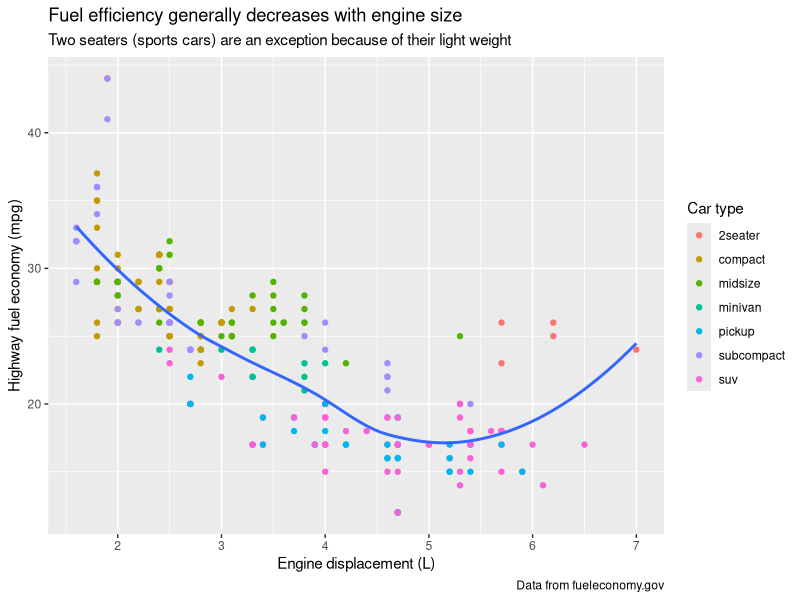
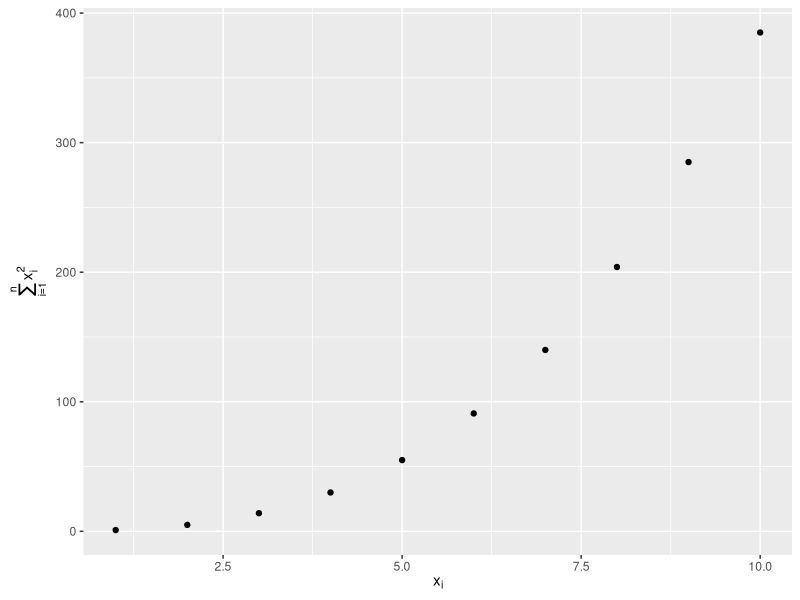
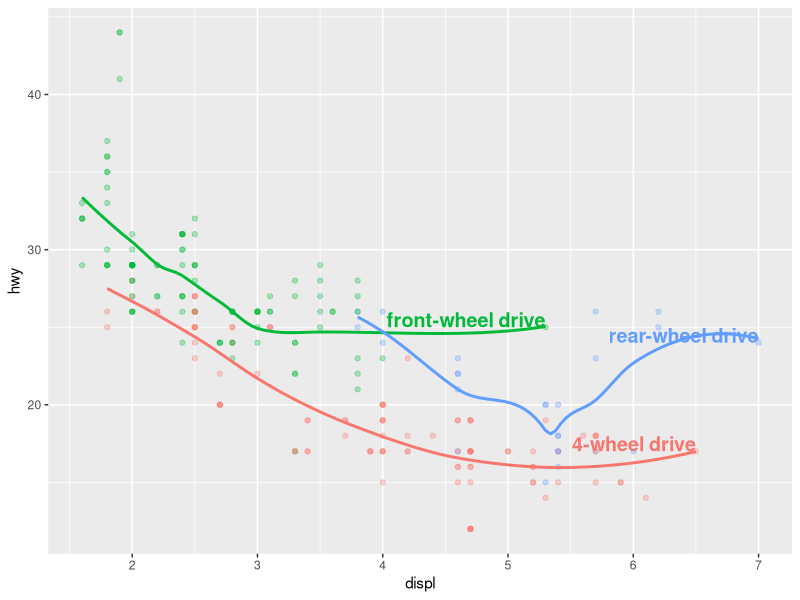
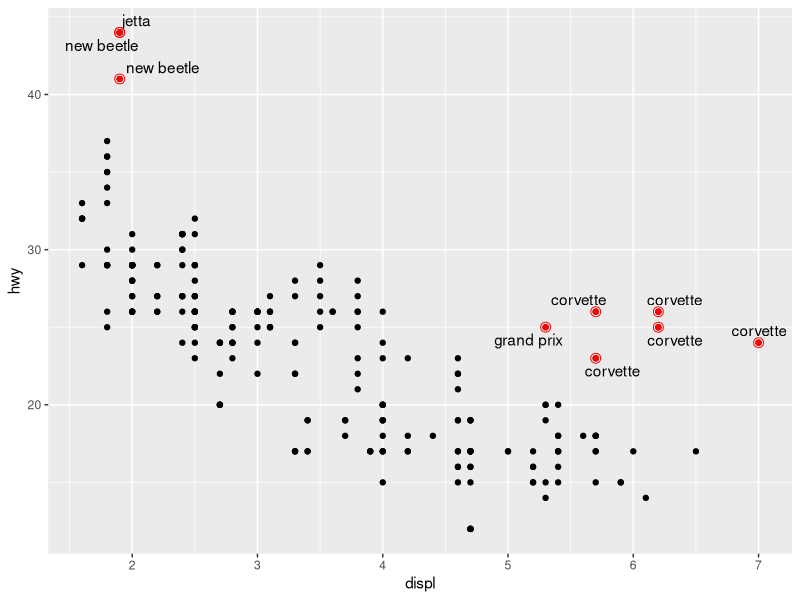
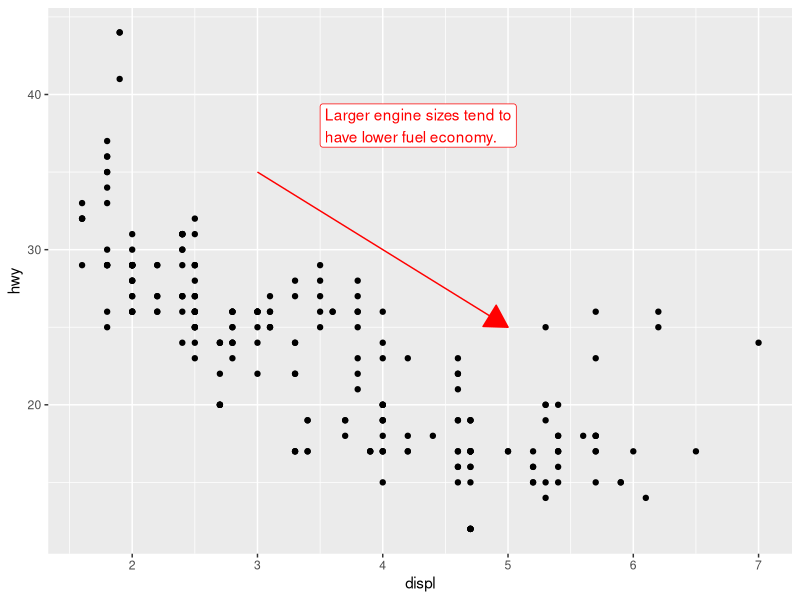
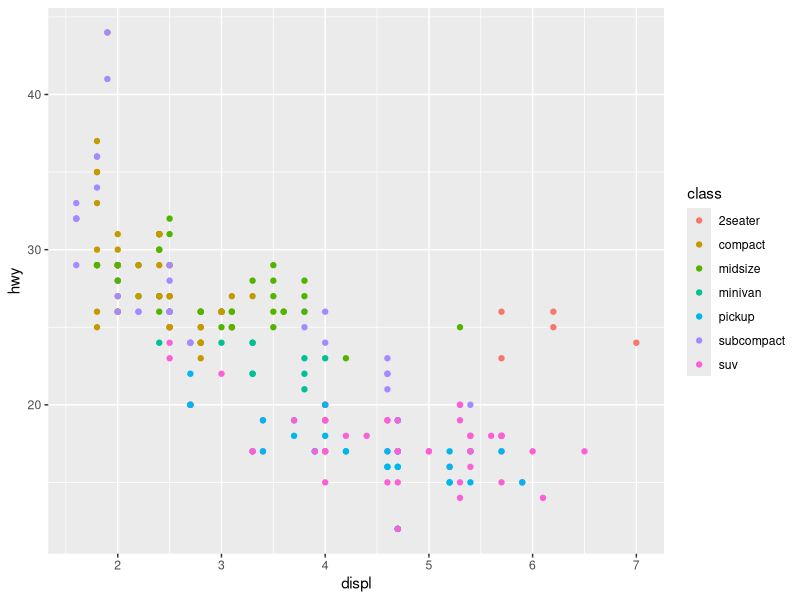
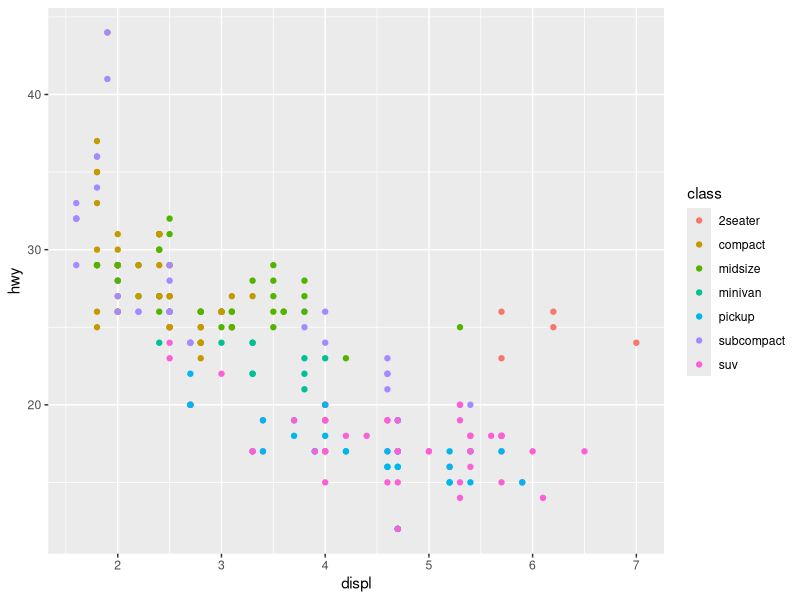
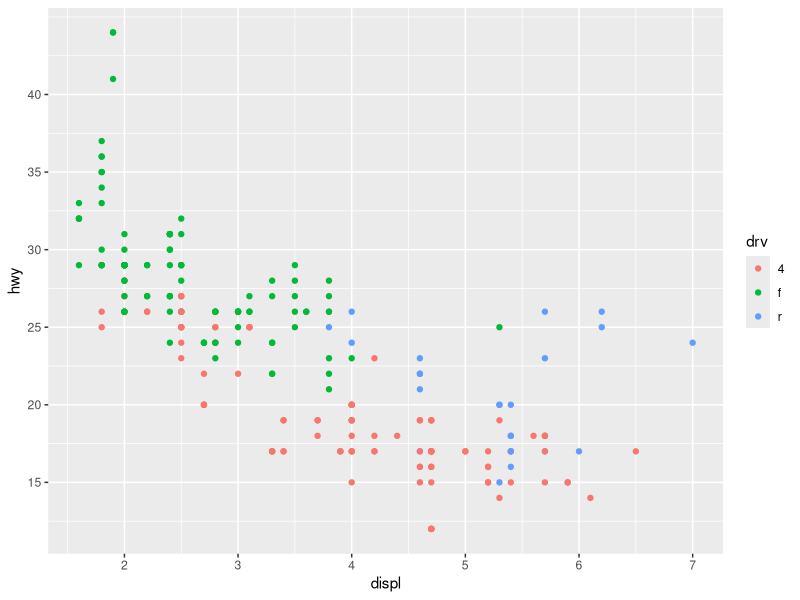

These figures' R source, in order:
library(tidyverse)
library(scales)
# install.packages("ggrepel")
library(ggrepel)
library(patchwork)

# Labels
ggplot(mpg, aes(x = displ, y = hwy)) +
  geom_point(aes(color = class)) +
  geom_smooth(se = FALSE) +
  labs(
    x = "Engine displacement (L)",
    y = "Highway fuel economy (mpg)",
    color = "Car type",
    title = "Fuel efficiency generally decreases with engine size",
    subtitle = "Two seaters (sports cars) are an exception because of their light weight",
    caption = "Data from fueleconomy.gov"
  )

## mathematical equations
df <- tibble(
  x = 1:10,
  y = cumsum(x^2)
)

ggplot(df, aes(x, y)) +
  geom_point() +
  labs(
    x = quote(x[i]),
    y = quote(sum(x[i] ^ 2, i == 1, n))
  )


# Annotations
label_info <- mpg |>
  group_by(drv) |>
  arrange(desc(displ)) |>
  slice_head(n = 1) |>
  mutate(
    drive_type = case_when(
      drv == "f" ~ "front-wheel drive",
      drv == "r" ~ "rear-wheel drive",
      drv == "4" ~ "4-wheel drive"
    )
  ) |>
  select(displ, hwy, drv, drive_type)

label_info

## 
ggplot(mpg, aes(x = displ, y = hwy, color = drv)) +
  geom_point(alpha = 0.3) +
  geom_smooth(se = FALSE) +
  geom_text(
    data = label_info, 
    aes(x = displ, y = hwy, label = drive_type),
    fontface = "bold", size = 5, hjust = "right", vjust = "bottom"
  ) +
  theme(legend.position = "none")


##

potential_outliers <- mpg |>
  filter(hwy > 40 | (hwy > 20 & displ > 5))

ggplot(mpg, aes(x = displ, y = hwy)) +
  geom_point() +
  geom_text_repel(data = potential_outliers, aes(label = model)) +
  geom_point(data = potential_outliers, color = "red") +
  geom_point(
    data = potential_outliers,
    color = "red", size = 3, shape = "circle open"
  )

##
trend_text <- "Larger engine sizes tend to have lower fuel economy." |>
  str_wrap(width = 30)
trend_text
#> [1] "Larger engine sizes tend to\nhave lower fuel economy."

##
ggplot(mpg, aes(x = displ, y = hwy)) +
  geom_point() +
  annotate(
    geom = "label", x = 3.5, y = 38,
    label = trend_text,
    hjust = "left", color = "red"
  ) +
  annotate(
    geom = "segment",
    x = 3, y = 35, xend = 5, yend = 25, color = "red",
    arrow = arrow(type = "closed")
  )

# Scales
## Default scales
## Normally, ggplot2 automatically adds scales for you.
ggplot(mpg, aes(x = displ, y = hwy)) +
  geom_point(aes(color = class))

##
# ggplot2 automatically adds default scales behind the scenes:
ggplot(mpg, aes(x = displ, y = hwy)) +
  geom_point(aes(color = class)) +
  scale_x_continuous() +
  scale_y_continuous() +
  scale_color_discrete()

## Axis ticks and legend keys
ggplot(mpg, aes(x = displ, y = hwy, color = drv)) +
  geom_point() +
  scale_y_continuous(breaks = seq(15, 40, by = 5)) 

##
ggplot(mpg, aes(x = displ, y = hwy, color = drv)) +
  geom_point() +
  scale_x_continuous(labels = NULL) +
  scale_y_continuous(labels = NULL) +
  scale_color_discrete(labels = c("4" = "4-wheel", "f" = "front", "r" = "rear"))

##
# Left
ggplot(diamonds, aes(x = price, y = cut)) +
  geom_boxplot(alpha = 0.05) +
  scale_x_continuous(labels = label_dollar())

# Right
ggplot(diamonds, aes(x = price, y = cut)) +
  geom_boxplot(alpha = 0.05) +
  scale_x_continuous(
    labels = label_dollar(scale = 1/1000, suffix = "K"), 
    breaks = seq(1000, 19000, by = 6000)
  )

##
ggplot(diamonds, aes(x = cut, fill = clarity)) +
  geom_bar(position = "fill") +
  scale_y_continuous(name = "Percentage", labels = label_percent())

##
presidential |>
  mutate(id = 33 + row_number()) |>
  ggplot(aes(x = start, y = id)) +
  geom_point() +
  geom_segment(aes(xend = end, yend = id)) +
  scale_x_date(name = NULL, breaks = presidential$start, date_labels = "'%y")

## Legend layout
base <- ggplot(mpg, aes(x = displ, y = hwy)) +
  geom_point(aes(color = class))

base + theme(legend.position = "right") # the default
base + theme(legend.position = "left")
base + 
  theme(legend.position = "top") +
  guides(color = guide_legend(nrow = 3))
base + 
  theme(legend.position = "bottom") +
  guides(color = guide_legend(nrow = 3))

##
ggplot(mpg, aes(x = displ, y = hwy)) +
  geom_point(aes(color = class)) +
  geom_smooth(se = FALSE) +
  theme(legend.position = "bottom") +
  guides(color = guide_legend(nrow = 2, override.aes = list(size = 4)))
#> `geom_smooth()` using method = 'loess' and formula = 'y ~ x'

## Replacing a scale
# Left
ggplot(diamonds, aes(x = carat, y = price)) +
  geom_bin2d()
#> `stat_bin2d()` using `bins = 30`. Pick better value `binwidth`.

# Right
ggplot(diamonds, aes(x = log10(carat), y = log10(price))) +
  geom_bin2d()
#> `stat_bin2d()` using `bins = 30`. Pick better value `binwidth`.

##
ggplot(diamonds, aes(x = carat, y = price)) +
  geom_bin2d() + 
  scale_x_log10() + 
  scale_y_log10()
#> `stat_bin2d()` using `bins = 30`. Pick better value `binwidth`.

##
ggplot(mpg, aes(x = displ, y = hwy)) +
  geom_point(aes(color = drv))

ggplot(mpg, aes(x = displ, y = hwy)) +
  geom_point(aes(color = drv)) +
  scale_color_brewer(palette = "Set1")

##
ggplot(mpg, aes(x = displ, y = hwy)) +
  geom_point(aes(color = drv, shape = drv)) +
  scale_color_brewer(palette = "Set1")

##
presidential |>
  mutate(id = 33 + row_number()) |>
  ggplot(aes(x = start, y = id, color = party)) +
  geom_point() +
  geom_segment(aes(xend = end, yend = id)) +
  scale_color_manual(values = c(Republican = "#E81B23", Democratic = "#00AEF3"))

##
df <- tibble(
  x = rnorm(10000),
  y = rnorm(10000)
)

ggplot(df, aes(x, y)) +
  geom_hex() +
  coord_fixed() +
  labs(title = "Default, continuous", x = NULL, y = NULL)

ggplot(df, aes(x, y)) +
  geom_hex() +
  coord_fixed() +
  scale_fill_viridis_c() +
  labs(title = "Viridis, continuous", x = NULL, y = NULL)

ggplot(df, aes(x, y)) +
  geom_hex() +
  coord_fixed() +
  scale_fill_viridis_b() +
  labs(title = "Viridis, binned", x = NULL, y = NULL)

##
# Left
ggplot(mpg, aes(x = displ, y = hwy)) +
  geom_point(aes(color = drv)) +
  geom_smooth()

# Right
mpg |>
  filter(displ >= 5 & displ <= 6 & hwy >= 10 & hwy <= 25) |>
  ggplot(aes(x = displ, y = hwy)) +
  geom_point(aes(color = drv)) +
  geom_smooth()

##
# Left
ggplot(mpg, aes(x = displ, y = hwy)) +
  geom_point(aes(color = drv)) +
  geom_smooth() +
  scale_x_continuous(limits = c(5, 6)) +
  scale_y_continuous(limits = c(10, 25))

# Right
ggplot(mpg, aes(x = displ, y = hwy)) +
  geom_point(aes(color = drv)) +
  geom_smooth() +
  coord_cartesian(xlim = c(5, 6), ylim = c(10, 25))

##
suv <- mpg |> filter(class == "suv")
compact <- mpg |> filter(class == "compact")

# Left
ggplot(suv, aes(x = displ, y = hwy, color = drv)) +
  geom_point()

# Right
ggplot(compact, aes(x = displ, y = hwy, color = drv)) +
  geom_point()

##
x_scale <- scale_x_continuous(limits = range(mpg$displ))
y_scale <- scale_y_continuous(limits = range(mpg$hwy))
col_scale <- scale_color_discrete(limits = unique(mpg$drv))

# Left
ggplot(suv, aes(x = displ, y = hwy, color = drv)) +
  geom_point() +
  x_scale +
  y_scale +
  col_scale

# Right
ggplot(compact, aes(x = displ, y = hwy, color = drv)) +
  geom_point() +
  x_scale +
  y_scale +
  col_scale


# Themes
ggplot(mpg, aes(x = displ, y = hwy)) +
  geom_point(aes(color = class)) +
  geom_smooth(se = FALSE) +
  theme_bw()

##
ggplot(mpg, aes(x = displ, y = hwy, color = drv)) +
  geom_point() +
  labs(
    title = "Larger engine sizes tend to have lower fuel economy",
    caption = "Source: https://fueleconomy.gov."
  ) +
  theme(
    legend.position = c(0.6, 0.7),
    legend.direction = "horizontal",
    legend.box.background = element_rect(color = "black"),
    plot.title = element_text(face = "bold"),
    plot.title.position = "plot",
    plot.caption.position = "plot",
    plot.caption = element_text(hjust = 0)
  )


# Layout
p1 <- ggplot(mpg, aes(x = displ, y = hwy)) + 
  geom_point() + 
  labs(title = "Plot 1")
p2 <- ggplot(mpg, aes(x = drv, y = hwy)) + 
  geom_boxplot() + 
  labs(title = "Plot 2")
p1 + p2

##
p3 <- ggplot(mpg, aes(x = cty, y = hwy)) + 
  geom_point() + 
  labs(title = "Plot 3")
(p1 | p3) / p2


##
p1 <- ggplot(mpg, aes(x = drv, y = cty, color = drv)) + 
  geom_boxplot(show.legend = FALSE) + 
  labs(title = "Plot 1")

p2 <- ggplot(mpg, aes(x = drv, y = hwy, color = drv)) + 
  geom_boxplot(show.legend = FALSE) + 
  labs(title = "Plot 2")

p3 <- ggplot(mpg, aes(x = cty, color = drv, fill = drv)) + 
  geom_density(alpha = 0.5) + 
  labs(title = "Plot 3")

p4 <- ggplot(mpg, aes(x = hwy, color = drv, fill = drv)) + 
  geom_density(alpha = 0.5) + 
  labs(title = "Plot 4")

p5 <- ggplot(mpg, aes(x = cty, y = hwy, color = drv)) + 
  geom_point(show.legend = FALSE) + 
  facet_wrap(~drv) +
  labs(title = "Plot 5")

(guide_area() / (p1 + p2) / (p3 + p4) / p5) +
  plot_annotation(
    title = "City and highway mileage for cars with different drive trains",
    caption = "Source: https://fueleconomy.gov."
  ) +
  plot_layout(
    guides = "collect",
    heights = c(1, 3, 2, 4)
  ) &
  theme(legend.position = "top")